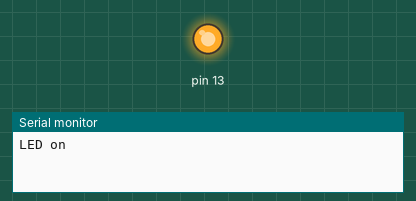
Simulated run of this sketch. Board: Arduino Uno, built with avr-gcc and run on an emulated ATmega328P. On the bench: output pins drawn as LEDs (lit = HIGH), the last lines printed to the serial monitor.

Above: at 2.5 s.
At 12.5 s:
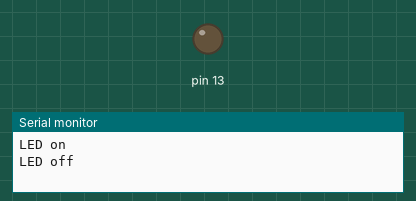
Timing chart, 0 to 26.0 s (numbered marks = the images above):
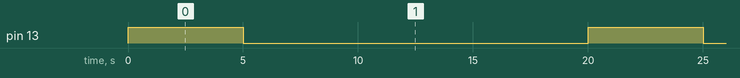

The sketch:

Placa_splipeste_led.ino
```cpp
void setup() {
  Serial.begin(9600);
  pinMode(13,OUTPUT);

}

void loop() {
  Serial.println("LED on");
  digitalWrite(13,HIGH);
  delay(5000);
  Serial.println("LED off");
  digitalWrite(13,LOW);
  delay(15000);
}
```

Measured:
- by itself, pin 13: alternates HIGH for 5.0 s and LOW for 15.0 s
